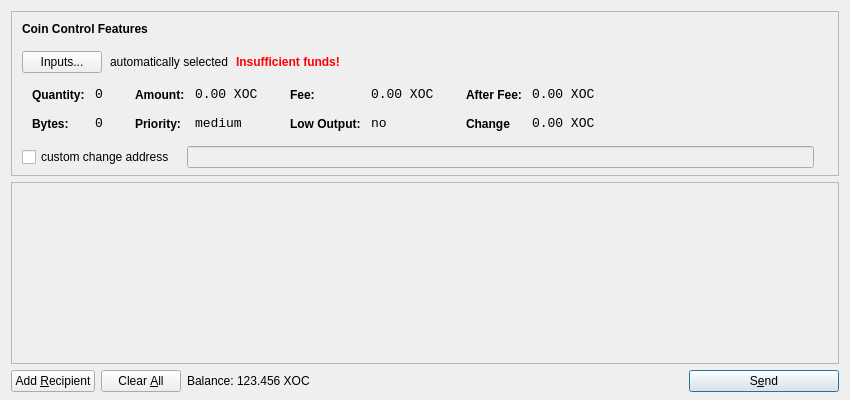
<?xml version="1.0" encoding="UTF-8"?>
<ui version="4.0">
 <class>SendCoinsDialog</class>
 <widget class="QDialog" name="SendCoinsDialog">
  <property name="geometry">
   <rect>
    <x>0</x>
    <y>0</y>
    <width>850</width>
    <height>400</height>
   </rect>
  </property>
  <property name="windowTitle">
   <string>Send Coins</string>
  </property>
  <layout class="QVBoxLayout" name="verticalLayout" stretch="0,1,0">
   <property name="bottomMargin">
    <number>8</number>
   </property>
   <item>
    <widget class="QFrame" name="frameCoinControl">
     <property name="sizePolicy">
      <sizepolicy hsizetype="Expanding" vsizetype="Expanding">
       <horstretch>0</horstretch>
       <verstretch>0</verstretch>
      </sizepolicy>
     </property>
     <property name="maximumSize">
      <size>
       <width>16777215</width>
       <height>16777215</height>
      </size>
     </property>
     <property name="frameShape">
      <enum>QFrame::StyledPanel</enum>
     </property>
     <property name="frameShadow">
      <enum>QFrame::Sunken</enum>
     </property>
     <layout class="QVBoxLayout" name="verticalLayoutCoinControl2">
      <property name="spacing">
       <number>-1</number>
      </property>
      <property name="leftMargin">
       <number>0</number>
      </property>
      <property name="topMargin">
       <number>0</number>
      </property>
      <property name="rightMargin">
       <number>0</number>
      </property>
      <property name="bottomMargin">
       <number>6</number>
      </property>
      <item>
       <layout class="QVBoxLayout" name="verticalLayoutCoinControl" stretch="0,0,0,0,1">
        <property name="spacing">
         <number>0</number>
        </property>
        <property name="leftMargin">
         <number>10</number>
        </property>
        <property name="topMargin">
         <number>10</number>
        </property>
        <item>
         <layout class="QHBoxLayout" name="horizontalLayoutCoinControl1">
          <property name="bottomMargin">
           <number>15</number>
          </property>
          <item>
           <widget class="QLabel" name="labelCoinControlFeatures">
            <property name="sizePolicy">
             <sizepolicy hsizetype="Preferred" vsizetype="Maximum">
              <horstretch>0</horstretch>
              <verstretch>0</verstretch>
             </sizepolicy>
            </property>
            <property name="font">
             <font>
              <weight>75</weight>
              <bold>true</bold>
             </font>
            </property>
            <property name="styleSheet">
             <string notr="true">font-weight:bold;</string>
            </property>
            <property name="text">
             <string>Coin Control Features</string>
            </property>
           </widget>
          </item>
         </layout>
        </item>
        <item>
         <layout class="QHBoxLayout" name="horizontalLayoutCoinControl2" stretch="0,0,0,0">
          <property name="spacing">
           <number>8</number>
          </property>
          <property name="bottomMargin">
           <number>10</number>
          </property>
          <item>
           <widget class="QPushButton" name="pushButtonCoinControl">
            <property name="styleSheet">
             <string notr="true"/>
            </property>
            <property name="text">
             <string>Inputs...</string>
            </property>
           </widget>
          </item>
          <item>
           <widget class="QLabel" name="labelCoinControlAutomaticallySelected">
            <property name="text">
             <string>automatically selected</string>
            </property>
            <property name="margin">
             <number>5</number>
            </property>
           </widget>
          </item>
          <item>
           <widget class="QLabel" name="labelCoinControlInsuffFunds">
            <property name="font">
             <font>
              <weight>75</weight>
              <bold>true</bold>
             </font>
            </property>
            <property name="styleSheet">
             <string notr="true">color:red;font-weight:bold;</string>
            </property>
            <property name="text">
             <string>Insufficient funds!</string>
            </property>
            <property name="margin">
             <number>5</number>
            </property>
           </widget>
          </item>
          <item>
           <spacer name="horizontalSpacerCoinControl">
            <property name="orientation">
             <enum>Qt::Horizontal</enum>
            </property>
            <property name="sizeHint" stdset="0">
             <size>
              <width>40</width>
              <height>1</height>
             </size>
            </property>
           </spacer>
          </item>
         </layout>
        </item>
        <item>
         <widget class="QWidget" name="widgetCoinControl" native="true">
          <property name="sizePolicy">
           <sizepolicy hsizetype="Preferred" vsizetype="Preferred">
            <horstretch>0</horstretch>
            <verstretch>0</verstretch>
           </sizepolicy>
          </property>
          <property name="minimumSize">
           <size>
            <width>0</width>
            <height>0</height>
           </size>
          </property>
          <property name="styleSheet">
           <string notr="true"/>
          </property>
          <layout class="QHBoxLayout" name="horizontalLayoutCoinControl5">
           <property name="margin">
            <number>0</number>
           </property>
           <item>
            <layout class="QHBoxLayout" name="horizontalLayoutCoinControl3" stretch="0,0,0,1">
             <property name="spacing">
              <number>20</number>
             </property>
             <property name="topMargin">
              <number>0</number>
             </property>
             <property name="bottomMargin">
              <number>10</number>
             </property>
             <item>
              <layout class="QFormLayout" name="formLayoutCoinControl1">
               <property name="horizontalSpacing">
                <number>10</number>
               </property>
               <property name="verticalSpacing">
                <number>14</number>
               </property>
               <property name="leftMargin">
                <number>10</number>
               </property>
               <property name="topMargin">
                <number>4</number>
               </property>
               <property name="rightMargin">
                <number>6</number>
               </property>
               <item row="0" column="0">
                <widget class="QLabel" name="labelCoinControlQuantityText">
                 <property name="styleSheet">
                  <string notr="true">font-weight:bold;</string>
                 </property>
                 <property name="text">
                  <string>Quantity:</string>
                 </property>
                 <property name="margin">
                  <number>0</number>
                 </property>
                </widget>
               </item>
               <item row="0" column="1">
                <widget class="QLabel" name="labelCoinControlQuantity">
                 <property name="font">
                  <font>
                   <family>Monospace</family>
                   <pointsize>10</pointsize>
                  </font>
                 </property>
                 <property name="cursor">
                  <cursorShape>IBeamCursor</cursorShape>
                 </property>
                 <property name="contextMenuPolicy">
                  <enum>Qt::ActionsContextMenu</enum>
                 </property>
                 <property name="text">
                  <string>0</string>
                 </property>
                 <property name="margin">
                  <number>0</number>
                 </property>
                 <property name="textInteractionFlags">
                  <set>Qt::LinksAccessibleByMouse|Qt::TextSelectableByKeyboard|Qt::TextSelectableByMouse</set>
                 </property>
                </widget>
               </item>
               <item row="1" column="0">
                <widget class="QLabel" name="labelCoinControlBytesText">
                 <property name="styleSheet">
                  <string notr="true">font-weight:bold;</string>
                 </property>
                 <property name="text">
                  <string>Bytes:</string>
                 </property>
                </widget>
               </item>
               <item row="1" column="1">
                <widget class="QLabel" name="labelCoinControlBytes">
                 <property name="font">
                  <font>
                   <family>Monospace</family>
                   <pointsize>10</pointsize>
                  </font>
                 </property>
                 <property name="cursor">
                  <cursorShape>IBeamCursor</cursorShape>
                 </property>
                 <property name="contextMenuPolicy">
                  <enum>Qt::ActionsContextMenu</enum>
                 </property>
                 <property name="text">
                  <string>0</string>
                 </property>
                 <property name="textInteractionFlags">
                  <set>Qt::LinksAccessibleByMouse|Qt::TextSelectableByKeyboard|Qt::TextSelectableByMouse</set>
                 </property>
                </widget>
               </item>
              </layout>
             </item>
             <item>
              <layout class="QFormLayout" name="formLayoutCoinControl2">
               <property name="horizontalSpacing">
                <number>10</number>
               </property>
               <property name="verticalSpacing">
                <number>14</number>
               </property>
               <property name="leftMargin">
                <number>6</number>
               </property>
               <property name="topMargin">
                <number>4</number>
               </property>
               <property name="rightMargin">
                <number>6</number>
               </property>
               <item row="0" column="0">
                <widget class="QLabel" name="labelCoinControlAmountText">
                 <property name="styleSheet">
                  <string notr="true">font-weight:bold;</string>
                 </property>
                 <property name="text">
                  <string>Amount:</string>
                 </property>
                 <property name="margin">
                  <number>0</number>
                 </property>
                </widget>
               </item>
               <item row="0" column="1">
                <widget class="QLabel" name="labelCoinControlAmount">
                 <property name="font">
                  <font>
                   <family>Monospace</family>
                   <pointsize>10</pointsize>
                  </font>
                 </property>
                 <property name="cursor">
                  <cursorShape>IBeamCursor</cursorShape>
                 </property>
                 <property name="contextMenuPolicy">
                  <enum>Qt::ActionsContextMenu</enum>
                 </property>
                 <property name="text">
                  <string>0.00 XOC</string>
                 </property>
                 <property name="textInteractionFlags">
                  <set>Qt::LinksAccessibleByMouse|Qt::TextSelectableByKeyboard|Qt::TextSelectableByMouse</set>
                 </property>
                </widget>
               </item>
               <item row="1" column="0">
                <widget class="QLabel" name="labelCoinControlPriorityText">
                 <property name="styleSheet">
                  <string notr="true">font-weight:bold;</string>
                 </property>
                 <property name="text">
                  <string>Priority:</string>
                 </property>
                </widget>
               </item>
               <item row="1" column="1">
                <widget class="QLabel" name="labelCoinControlPriority">
                 <property name="font">
                  <font>
                   <family>Monospace</family>
                   <pointsize>10</pointsize>
                  </font>
                 </property>
                 <property name="cursor">
                  <cursorShape>IBeamCursor</cursorShape>
                 </property>
                 <property name="contextMenuPolicy">
                  <enum>Qt::ActionsContextMenu</enum>
                 </property>
                 <property name="text">
                  <string>medium</string>
                 </property>
                 <property name="textInteractionFlags">
                  <set>Qt::LinksAccessibleByMouse|Qt::TextSelectableByKeyboard|Qt::TextSelectableByMouse</set>
                 </property>
                </widget>
               </item>
              </layout>
             </item>
             <item>
              <layout class="QFormLayout" name="formLayoutCoinControl3">
               <property name="horizontalSpacing">
                <number>10</number>
               </property>
               <property name="verticalSpacing">
                <number>14</number>
               </property>
               <property name="leftMargin">
                <number>6</number>
               </property>
               <property name="topMargin">
                <number>4</number>
               </property>
               <property name="rightMargin">
                <number>6</number>
               </property>
               <item row="0" column="0">
                <widget class="QLabel" name="labelCoinControlFeeText">
                 <property name="styleSheet">
                  <string notr="true">font-weight:bold;</string>
                 </property>
                 <property name="text">
                  <string>Fee:</string>
                 </property>
                 <property name="margin">
                  <number>0</number>
                 </property>
                </widget>
               </item>
               <item row="0" column="1">
                <widget class="QLabel" name="labelCoinControlFee">
                 <property name="font">
                  <font>
                   <family>Monospace</family>
                   <pointsize>10</pointsize>
                  </font>
                 </property>
                 <property name="cursor">
                  <cursorShape>IBeamCursor</cursorShape>
                 </property>
                 <property name="contextMenuPolicy">
                  <enum>Qt::ActionsContextMenu</enum>
                 </property>
                 <property name="text">
                  <string>0.00 XOC</string>
                 </property>
                 <property name="textInteractionFlags">
                  <set>Qt::LinksAccessibleByMouse|Qt::TextSelectableByKeyboard|Qt::TextSelectableByMouse</set>
                 </property>
                </widget>
               </item>
               <item row="1" column="0">
                <widget class="QLabel" name="labelCoinControlLowOutputText">
                 <property name="styleSheet">
                  <string notr="true">font-weight:bold;</string>
                 </property>
                 <property name="text">
                  <string>Low Output:</string>
                 </property>
                </widget>
               </item>
               <item row="1" column="1">
                <widget class="QLabel" name="labelCoinControlLowOutput">
                 <property name="font">
                  <font>
                   <family>Monospace</family>
                   <pointsize>10</pointsize>
                  </font>
                 </property>
                 <property name="cursor">
                  <cursorShape>IBeamCursor</cursorShape>
                 </property>
                 <property name="contextMenuPolicy">
                  <enum>Qt::ActionsContextMenu</enum>
                 </property>
                 <property name="text">
                  <string>no</string>
                 </property>
                 <property name="textInteractionFlags">
                  <set>Qt::LinksAccessibleByMouse|Qt::TextSelectableByKeyboard|Qt::TextSelectableByMouse</set>
                 </property>
                </widget>
               </item>
              </layout>
             </item>
             <item>
              <layout class="QFormLayout" name="formLayoutCoinControl4">
               <property name="horizontalSpacing">
                <number>10</number>
               </property>
               <property name="verticalSpacing">
                <number>14</number>
               </property>
               <property name="leftMargin">
                <number>6</number>
               </property>
               <property name="topMargin">
                <number>4</number>
               </property>
               <property name="rightMargin">
                <number>6</number>
               </property>
               <item row="0" column="0">
                <widget class="QLabel" name="labelCoinControlAfterFeeText">
                 <property name="styleSheet">
                  <string notr="true">font-weight:bold;</string>
                 </property>
                 <property name="text">
                  <string>After Fee:</string>
                 </property>
                 <property name="margin">
                  <number>0</number>
                 </property>
                </widget>
               </item>
               <item row="0" column="1">
                <widget class="QLabel" name="labelCoinControlAfterFee">
                 <property name="font">
                  <font>
                   <family>Monospace</family>
                   <pointsize>10</pointsize>
                  </font>
                 </property>
                 <property name="cursor">
                  <cursorShape>IBeamCursor</cursorShape>
                 </property>
                 <property name="contextMenuPolicy">
                  <enum>Qt::ActionsContextMenu</enum>
                 </property>
                 <property name="text">
                  <string>0.00 XOC</string>
                 </property>
                 <property name="textInteractionFlags">
                  <set>Qt::LinksAccessibleByMouse|Qt::TextSelectableByKeyboard|Qt::TextSelectableByMouse</set>
                 </property>
                </widget>
               </item>
               <item row="1" column="0">
                <widget class="QLabel" name="labelCoinControlChangeText">
                 <property name="styleSheet">
                  <string notr="true">font-weight:bold;</string>
                 </property>
                 <property name="text">
                  <string>Change</string>
                 </property>
                </widget>
               </item>
               <item row="1" column="1">
                <widget class="QLabel" name="labelCoinControlChange">
                 <property name="font">
                  <font>
                   <family>Monospace</family>
                   <pointsize>10</pointsize>
                  </font>
                 </property>
                 <property name="cursor">
                  <cursorShape>IBeamCursor</cursorShape>
                 </property>
                 <property name="contextMenuPolicy">
                  <enum>Qt::ActionsContextMenu</enum>
                 </property>
                 <property name="text">
                  <string>0.00 XOC</string>
                 </property>
                 <property name="textInteractionFlags">
                  <set>Qt::LinksAccessibleByMouse|Qt::TextSelectableByKeyboard|Qt::TextSelectableByMouse</set>
                 </property>
                </widget>
               </item>
              </layout>
             </item>
            </layout>
           </item>
          </layout>
         </widget>
        </item>
        <item>
         <layout class="QHBoxLayout" name="horizontalLayoutCoinControl4" stretch="0,0,0">
          <property name="spacing">
           <number>12</number>
          </property>
          <property name="sizeConstraint">
           <enum>QLayout::SetDefaultConstraint</enum>
          </property>
          <property name="topMargin">
           <number>5</number>
          </property>
          <property name="rightMargin">
           <number>5</number>
          </property>
          <item>
           <widget class="QCheckBox" name="checkBoxCoinControlChange">
            <property name="text">
             <string>custom change address</string>
            </property>
           </widget>
          </item>
          <item>
           <widget class="QLineEdit" name="lineEditCoinControlChange">
            <property name="enabled">
             <bool>false</bool>
            </property>
            <property name="sizePolicy">
             <sizepolicy hsizetype="Expanding" vsizetype="Fixed">
              <horstretch>0</horstretch>
              <verstretch>0</verstretch>
             </sizepolicy>
            </property>
           </widget>
          </item>
          <item>
           <widget class="QLabel" name="labelCoinControlChangeLabel">
            <property name="sizePolicy">
             <sizepolicy hsizetype="Preferred" vsizetype="Expanding">
              <horstretch>0</horstretch>
              <verstretch>0</verstretch>
             </sizepolicy>
            </property>
            <property name="minimumSize">
             <size>
              <width>0</width>
              <height>0</height>
             </size>
            </property>
            <property name="text">
             <string/>
            </property>
            <property name="margin">
             <number>3</number>
            </property>
           </widget>
          </item>
         </layout>
        </item>
        <item>
         <spacer name="verticalSpacerCoinControl">
          <property name="orientation">
           <enum>Qt::Vertical</enum>
          </property>
          <property name="sizeHint" stdset="0">
           <size>
            <width>800</width>
            <height>1</height>
           </size>
          </property>
         </spacer>
        </item>
       </layout>
      </item>
     </layout>
    </widget>
   </item>
   <item>
    <widget class="QScrollArea" name="scrollArea">
     <property name="widgetResizable">
      <bool>true</bool>
     </property>
     <widget class="QWidget" name="scrollAreaWidgetContents">
      <property name="geometry">
       <rect>
        <x>0</x>
        <y>0</y>
        <width>830</width>
        <height>165</height>
       </rect>
      </property>
      <layout class="QVBoxLayout" name="verticalLayout_2">
       <property name="margin">
        <number>0</number>
       </property>
       <item>
        <layout class="QVBoxLayout" name="entries">
         <property name="spacing">
          <number>6</number>
         </property>
        </layout>
       </item>
       <item>
        <spacer name="verticalSpacer">
         <property name="orientation">
          <enum>Qt::Vertical</enum>
         </property>
         <property name="sizeHint" stdset="0">
          <size>
           <width>20</width>
           <height>40</height>
          </size>
         </property>
        </spacer>
       </item>
      </layout>
     </widget>
    </widget>
   </item>
   <item>
    <layout class="QHBoxLayout" name="horizontalLayout">
     <item>
      <widget class="QPushButton" name="addButton">
       <property name="toolTip">
        <string>Send to multiple recipients at once</string>
       </property>
       <property name="text">
        <string>Add &amp;Recipient</string>
       </property>
       <property name="icon">
        <iconset resource="../bitcoin.qrc">
         <normaloff>:/icons/add</normaloff>:/icons/add</iconset>
       </property>
       <property name="autoDefault">
        <bool>false</bool>
       </property>
      </widget>
     </item>
     <item>
      <widget class="QPushButton" name="clearButton">
       <property name="sizePolicy">
        <sizepolicy hsizetype="Minimum" vsizetype="Fixed">
         <horstretch>0</horstretch>
         <verstretch>0</verstretch>
        </sizepolicy>
       </property>
       <property name="toolTip">
        <string>Remove all transaction fields</string>
       </property>
       <property name="text">
        <string>Clear &amp;All</string>
       </property>
       <property name="icon">
        <iconset resource="../bitcoin.qrc">
         <normaloff>:/icons/remove</normaloff>:/icons/remove</iconset>
       </property>
       <property name="autoRepeatDelay">
        <number>300</number>
       </property>
       <property name="autoDefault">
        <bool>false</bool>
       </property>
      </widget>
     </item>
     <item>
      <layout class="QHBoxLayout" name="horizontalLayout_2">
       <property name="spacing">
        <number>3</number>
       </property>
       <item>
        <widget class="QLabel" name="label">
         <property name="sizePolicy">
          <sizepolicy hsizetype="Preferred" vsizetype="Fixed">
           <horstretch>0</horstretch>
           <verstretch>0</verstretch>
          </sizepolicy>
         </property>
         <property name="text">
          <string>Balance:</string>
         </property>
        </widget>
       </item>
       <item>
        <widget class="QLabel" name="labelBalance">
         <property name="sizePolicy">
          <sizepolicy hsizetype="Preferred" vsizetype="Fixed">
           <horstretch>0</horstretch>
           <verstretch>0</verstretch>
          </sizepolicy>
         </property>
         <property name="cursor">
          <cursorShape>IBeamCursor</cursorShape>
         </property>
         <property name="text">
          <string>123.456 XOC</string>
         </property>
         <property name="textInteractionFlags">
          <set>Qt::LinksAccessibleByMouse|Qt::TextSelectableByKeyboard|Qt::TextSelectableByMouse</set>
         </property>
        </widget>
       </item>
      </layout>
     </item>
     <item>
      <spacer name="horizontalSpacer">
       <property name="orientation">
        <enum>Qt::Horizontal</enum>
       </property>
       <property name="sizeHint" stdset="0">
        <size>
         <width>40</width>
         <height>20</height>
        </size>
       </property>
      </spacer>
     </item>
     <item>
      <widget class="QPushButton" name="sendButton">
       <property name="minimumSize">
        <size>
         <width>150</width>
         <height>0</height>
        </size>
       </property>
       <property name="toolTip">
        <string>Confirm the send action</string>
       </property>
       <property name="text">
        <string>S&amp;end</string>
       </property>
       <property name="icon">
        <iconset resource="../bitcoin.qrc">
         <normaloff>:/icons/send</normaloff>:/icons/send</iconset>
       </property>
       <property name="default">
        <bool>true</bool>
       </property>
      </widget>
     </item>
    </layout>
   </item>
  </layout>
 </widget>
 <resources>
  <include location="../bitcoin.qrc"/>
 </resources>
 <connections/>
</ui>
